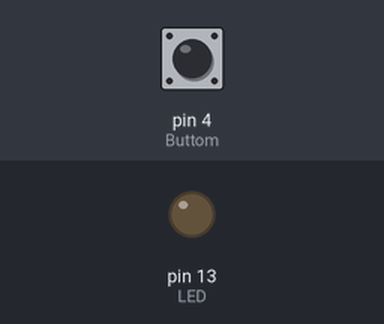
The sketch below on a simulated Arduino Uno, built with avr-gcc and run on an emulated ATmega328P. On the bench: output pins drawn as LEDs (lit = HIGH). The test bench sets the inputs (shaded band); at power-on: pin 4 (Buttom) HIGH.

Above: at 1.2 s.
1.3 s: pin 4 (Buttom) pulled LOW for 0.15 s
At 1.37 s:
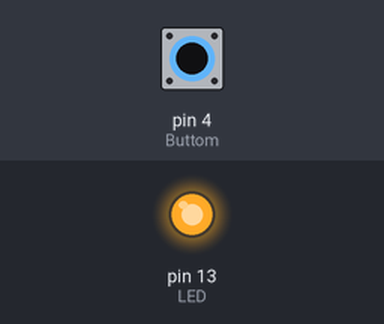
2.9 s: pin 4 (Buttom) pulled LOW for 3.2 s
At 6.7 s:
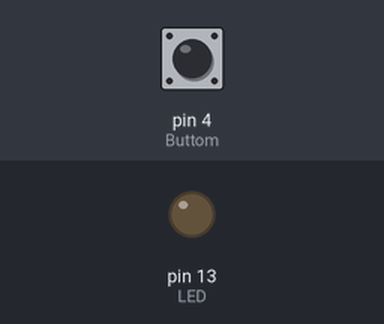
Timing chart, 0 to 8.2 s (numbered marks = the images above; inputs shaded):
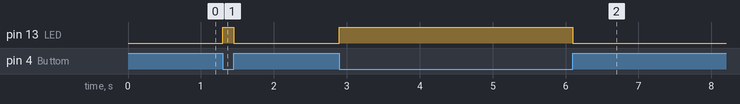

Measured:
- after the input at 1.3 s, pin 13 (LED): LOW → HIGH at once, → LOW 0.15 s later
- after the input at 2.9 s, pin 13 (LED): LOW → HIGH at once, → LOW 3.2 s later

The sketch:

Buttom_with_LED_pullup.ino
```cpp
int LED = 13;
int Buttom = 4;
void setup() {
  pinMode(LED,OUTPUT);
  pinMode(Buttom,INPUT);

  //adding PULL_UP resistor built in arduino chip itself
  digitalWrite(Buttom,HIGH);
  //enabling pull up resistor in the pin
  //it actully reverts the states from hifh to low and low to high
}

void loop() {

  if(digitalRead(Buttom)==LOW) //it was HIGH before using pull_up registors
  {
    digitalWrite(LED,HIGH);
  }else{
      digitalWrite(LED,LOW);

  }

}
```
